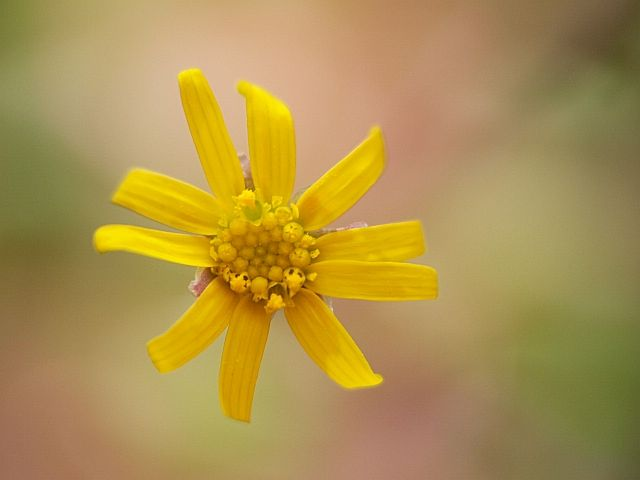
#> input picture datas/f1.jpg, 640 x 480 px
$ jupyter execute '3.38-图像融合-基于金字塔.ipynb'   (shell and % lines are left out)
#> lines starting #> are read from the running program, lines starting #| are printed output that depends on the picture
# 图像融合-基于金字塔

[cell 1]
#coding:utf-8
import cv2
import numpy as np,sys
import matplotlib.pyplot as plt

A = cv2.cvtColor(cv2.imread('../datas/f1.jpg'),cv2.COLOR_BGR2RGB)
B = cv2.cvtColor(cv2.imread('../datas/f2.jpg'),cv2.COLOR_BGR2RGB)
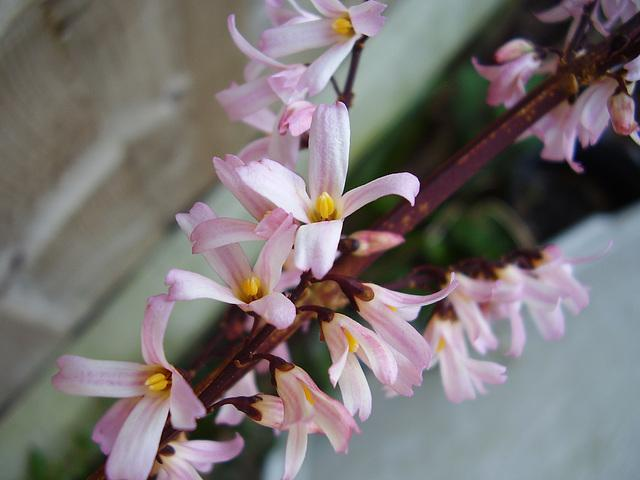
#> input picture python-code/opengl-learning/resources/images/f2.jpg, 640 x 480 px, found by its file name

#对A进行高斯金字塔模糊
G = A.copy()
gpA = [G]
for i in range(6):
    G = cv2.pyrDown(gpA[i])
    gpA.append(G)
#> this loop made 6 passes
#> pass 1, `G = cv2.pyrDown(gpA[i])`:
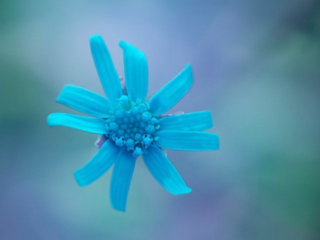
#> G: shape (240, 320, 3); mean of channels 0, 1, 2 173.3, 145.8, 78.8; drawn as B, G, R
#> after the loop, gpA = 7 items
#对B进行高斯金字塔模糊
G = B.copy()
gpB = [G]
for i in range(6):
    G = cv2.pyrDown(gpB[i])
    gpB.append(G)
#> this loop made 6 passes
#> pass 1, `G = cv2.pyrDown(gpB[i])`:
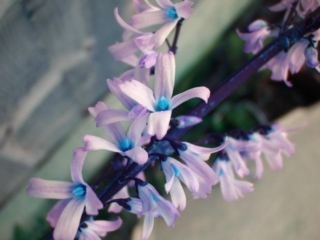
#> G: shape (240, 320, 3); mean of channels 0, 1, 2 120.8, 114.1, 114.3; drawn as B, G, R
#> pass 3, `G = cv2.pyrDown(gpB[i])`:
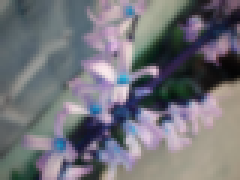
#> G: shape (60, 80, 3) (shown 3 times larger); mean of channels 0, 1, 2 120.8, 114, 114; drawn as B, G, R
#> after the loop, gpB = 7 items

#对A进行拉普拉斯金字塔模糊
lpA = [gpA[5]]
for i in range(5,0,-1):
    size = (gpA[i-1].shape[1], gpA[i-1].shape[0])
    GE = cv2.pyrUp(gpA[i], dstsize=size)
    L = cv2.subtract(gpA[i-1],GE)
    lpA.append(L)
#> this loop made 5 passes
#> pass 1, `GE = cv2.pyrUp(gpA[i], dstsize=size)`:
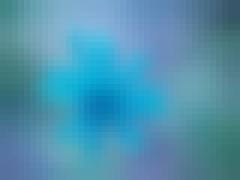
#> GE: shape (30, 40, 3) (shown 6 times larger); mean of channels 0, 1, 2 174, 146.4, 79.2; drawn as B, G, R
#> after the loop, lpA = 6 items
#对B进行拉普拉斯金字塔模糊
lpB = [gpB[5]]
for i in range(5,0,-1):
    size = (gpB[i-1].shape[1], gpB[i-1].shape[0])
    GE = cv2.pyrUp(gpB[i], dstsize=size)
    L = cv2.subtract(gpB[i-1],GE)
    lpB.append(L)
#> this loop made 5 passes
#> pass 1, `GE = cv2.pyrUp(gpB[i], dstsize=size)`:
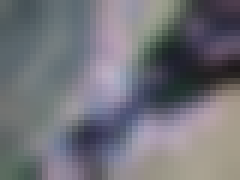
#> GE: shape (30, 40, 3) (shown 6 times larger); mean of channels 0, 1, 2 120.8, 113.9, 113.7; drawn as B, G, R
#> after the loop, lpB = 6 items
#左右每一半的图像都添加到每一层
#生成一个单独的数组
LS = []
for la,lb in zip(lpA,lpB):
    rows,cols,dpt = la.shape
    ls = np.hstack((la[:,0:cols//2], lb[:,cols//2:]))
    LS.append(ls)
#> this loop made 6 passes
#> (rows, cols) on passes 1 to 6: (15, 20), (30, 40), (60, 80), (120, 160), (240, 320), (480, 640)
#> pass 3, `ls = np.hstack((la[:,0:cols//2], lb[:,cols//2:]))`:
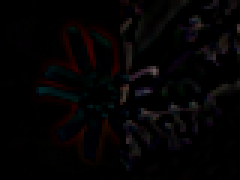
#> ls: shape (60, 80, 3) (shown 3 times larger); mean of channels 0, 1, 2 3.4, 3.1, 4.5; drawn as B, G, R
#> after the loop, LS = 6 items

ls_ = LS[0]
for i in range(1,6):
    size = (LS[i].shape[1], LS[i].shape[0])
    ls_ = cv2.pyrUp(ls_, dstsize=size)
    ls_ = cv2.add(ls_, LS[i])
#> this loop made 5 passes
#> pass 1, `ls_ = cv2.add(ls_, LS[i])`:
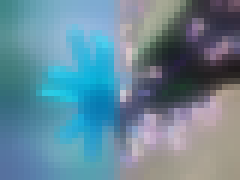
#> ls_: shape (30, 40, 3) (shown 6 times larger); mean of channels 0, 1, 2 152.5, 135.9, 102; drawn as B, G, R
#> after the loop:
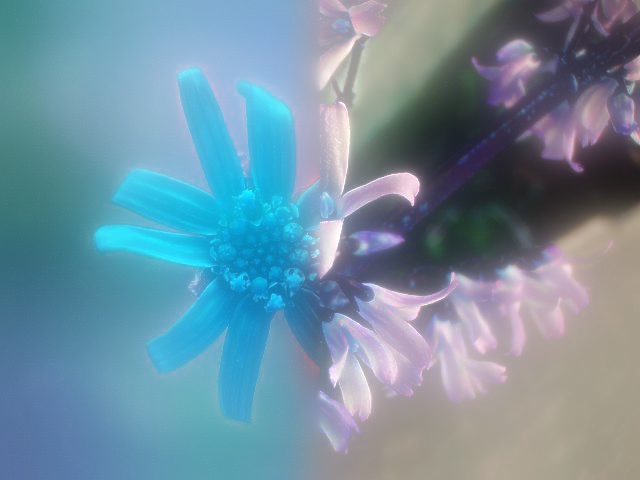
#> ls_: shape (480, 640, 3); mean of channels 0, 1, 2 160.6, 143.7, 112.8; drawn as B, G, R

real = np.hstack((A[:,:cols//2],B[:,cols//2:]))
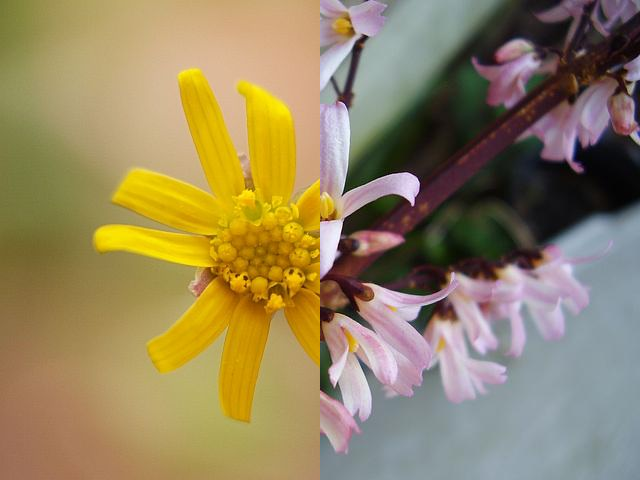
#> real: shape (480, 640, 3); mean R, G, B 148.7, 132.2, 95.1

plt.figure()
plt.imshow(ls_)
plt.figure()
plt.imshow(real)
